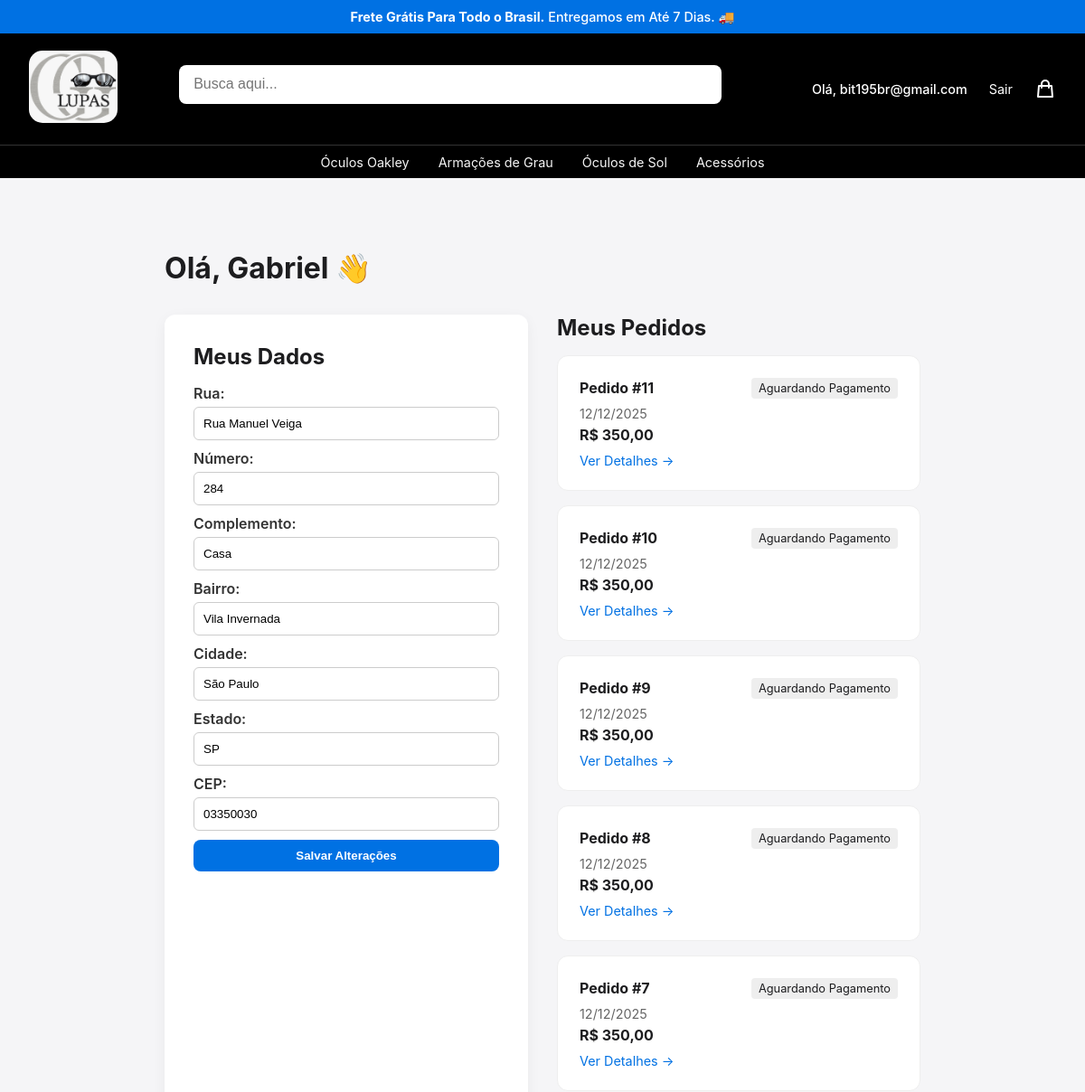
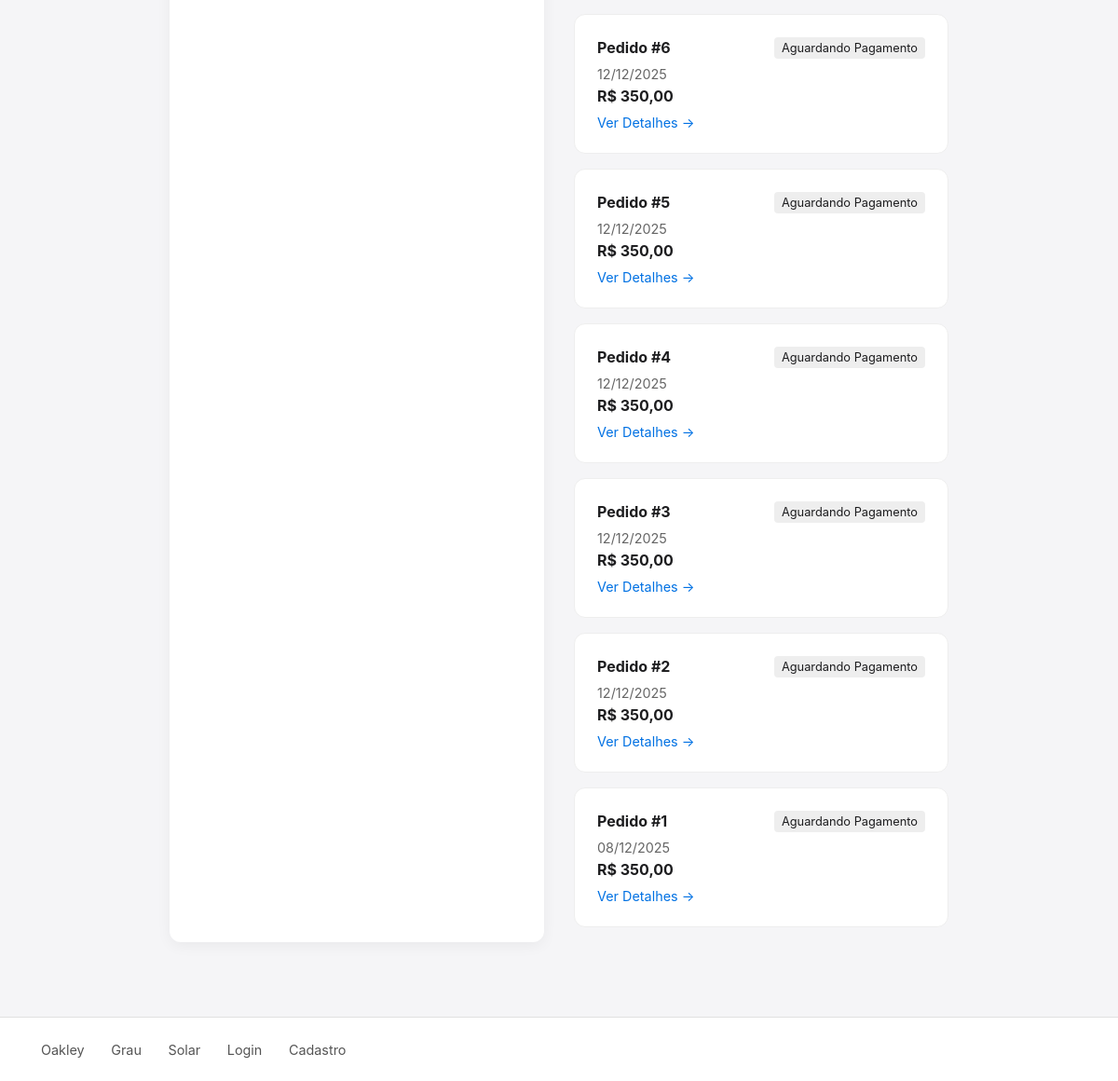
/minha-conta/ (signed in), run on the app's committed database (2 pictures, top to bottom).
### store/models.py (models this page shows, shortened)
class CustomUser(AbstractUser):
    email = models.EmailField(unique=True)
    phone = models.CharField(max_length=15, blank=True, null=True)
    cep = models.CharField("CEP", max_length=9, blank=True, default="")
    rua = models.CharField("Rua", max_length=100, blank=True, default="")
    numero = models.CharField("Número", max_length=10, blank=True, default="")
    complemento = models.CharField("Complemento", max_length=50, blank=True, default="")
    bairro = models.CharField("Bairro", max_length=100, blank=True, default="")
    cidade = models.CharField("Cidade", max_length=100, blank=True, default="")
    estado = models.CharField("Estado", max_length=2, blank=True, default="")
    USERNAME_FIELD = 'email'
    REQUIRED_FIELDS = ['username', 'first_name', 'last_name']

class Order(models.Model):
    user = models.ForeignKey(CustomUser, on_delete=models.CASCADE, related_name='orders')
    full_name = models.CharField(max_length=100, verbose_name="Nome Completo")
    email = models.EmailField()
    phone = models.CharField(max_length=20)
    address = models.TextField(verbose_name="Endereço de Entrega")
    total_price = models.DecimalField(max_digits=10, decimal_places=2)
    status = models.CharField(max_length=20, choices=STATUS_CHOICES, default='pendente')
    tracking_code = models.CharField(max_length=50, blank=True, null=True, verbose_name="Código de Rastreio")
    created_at = models.DateTimeField(auto_now_add=True)
    updated_at = models.DateTimeField(auto_now=True)

### store/views.py (the view)
# urls.py: path('minha-conta/', views.profile_view, name='profile_view'),
@login_required
def profile_view(request):
    if request.method == 'POST':
        form = AddressForm(request.POST)
        if form.is_valid():
            dados = form.cleaned_data
            user = request.user
            user.rua = dados['rua']
            user.numero = dados['numero']
            user.complemento = dados['complemento']
            user.bairro = dados['bairro']
            user.cidade = dados['cidade']
            user.estado = dados['estado']
            user.cep = dados['cep']
            user.save()
            return redirect('profile')
    else:
        initial_data = {
            'rua': request.user.rua,
            'numero': request.user.numero,
            'complemento': request.user.complemento,
            'bairro': request.user.bairro,
            'cidade': request.user.cidade,
            'estado': request.user.estado,
            'cep': request.user.cep,
        }
        form = AddressForm(initial=initial_data)
    orders = Order.objects.filter(user=request.user).order_by('-created_at')
    return render(request, 'profile.html', {'form': form, 'orders': orders})

### store/forms.py
class AddressForm(forms.ModelForm):
    class Meta:
        model = Address
        fields = ['street', 'number', 'neighborhood', 'city', 'state', 'zip_code']
        widgets = {
            'street': forms.TextInput(attrs={'class': 'form-control', 'placeholder': 'Rua'}),
            'number': forms.TextInput(attrs={'class': 'form-control', 'placeholder': 'Número'}),
            'neighborhood': forms.TextInput(attrs={'class': 'form-control', 'placeholder': 'Bairro'}),
            'city': forms.TextInput(attrs={'class': 'form-control', 'placeholder': 'Cidade'}),
            'state': forms.TextInput(attrs={'class': 'form-control', 'placeholder': 'Estado (UF)'}),
            'zip_code': forms.TextInput(attrs={'class': 'form-control', 'placeholder': 'CEP'}),
        }

### store/templates/profile.html (shortened to what this page needs)
{% extends 'base.html' %}
{% load humanize %}
{% block content %}
<div style="max-width: 900px; margin: 3rem auto; padding: 2rem;">
    <h1 style="margin-bottom: 2rem;">Olá, {{ user.first_name }} 👋</h1>
    <div style="display: grid; grid-template-columns: 1fr 1fr; gap: 2rem;">
        <div style="background: white; padding: 2rem; border-radius: 12px; box-shadow: 0 4px 15px rgba(0,0,0,0.05);">
            <h2 style="font-size: 1.5rem; margin-bottom: 1rem;">Meus Dados</h2>
            <form method="post">
                {{ form.as_p }}
                <button type="submit" style="background: #0071e3; color: white; border: none; padding: 10px 20px; border-radius: 8px; cursor: pointer; width: 100%; font-weight: bold;">
                    Salvar Alterações
                </button>
            </form>
        </div>
        <div>
            <h2 style="font-size: 1.5rem; margin-bottom: 1rem;">Meus Pedidos</h2>
            {% for order in orders %}
                <div style="background: white; padding: 1.5rem; border-radius: 12px; margin-bottom: 1rem; border: 1px solid #eee;">
                    <div style="display: flex; justify-content: space-between; align-items: center; margin-bottom: 0.5rem;">
                        <strong>Pedido #{{ order.id }}</strong>
                        <span style="background: #eee; padding: 4px 8px; border-radius: 4px; font-size: 0.8rem;">{{ order.get_status_display }}</span>
                    </div>
                    <p style="color: #666; font-size: 0.9rem;">{{ order.created_at|date:"d/m/Y" }}</p>
                    <p style="font-weight: bold; margin-top: 5px;">R$ {{ order.total_price|intcomma }}</p>
                    <a href="{% url 'order_detail' order.id %}" style="display: block; margin-top: 10px; color: #0071e3; text-decoration: none; font-size: 0.9rem;">Ver Detalhes →</a>
                </div>
            {% empty %}
                <p>Você ainda não fez pedidos.</p>
            {% endfor %}
        </div>
    </div>
</div>
{% endblock %}

### templates/base.html (shortened to what this page needs)
{% load static %}
<!DOCTYPE html>
<html lang="pt-br">
<head>
</head>
<body>
    <div class="top-banner">
        <p><strong>Frete Grátis Para Todo o Brasil.</strong> Entregamos em Até 7 Dias. 🚚</p>
    </div>
    <header>
        <div class="header-main">
            <a href="{% url 'product_list' %}" class="logo">
                <img src="{% static 'img/lupa.jpg' %}" alt="Minha Ótica">
            </a>
            <form class="search-bar" action="{% url 'search_view' %}" method="get">
                <input type="text" name="q" placeholder="Busca aqui...">
            </form>
            <div class="user-actions">
                {% if user.is_authenticated %}
                    <a href="{% url 'profile_view' %}"> <svg class="icon" ...>...</svg>
                        <span class="username">Olá, {{ user.username }}</span>
                    </a>
                    <a href="{% url 'logout' %}">Sair</a>
                {% else %}
                    <a href="{% url 'login' %}">
                        <svg class="icon" fill="currentColor" viewBox="0 0 20 20"><path fill-rule="evenodd" d="M10 9a3 3 0 100-6 3 3 0 000 6zm-7 9a7 7 0 1114 0H3z" clip-rule="evenodd"></path></svg>
                        <span>Bem vindo!!<br>Entre ou cadastre-se</span>
                    </a>
                {% endif %}
                <a href="{% url 'cart_view' %}" title="Ver meu Carrinho">
                    <svg class="icon" fill="none" stroke="currentColor" viewBox="0 0 24 24">
                        <path stroke-linecap="round" stroke-linejoin="round" stroke-width="2" d="M16 11V7a4 4 0 00-8 0v4M5 9h14l1 12H4L5 9z"></path>
                    </svg>
                </a>
            </div>
        </div>
        <nav class="header-nav">
            <ul>
                <li><a href="{% url 'category_view' category_name='oakley' %}">Óculos Oakley</a></li>
                <li><a href="{% url 'category_view' category_name='grau' %}">Armações de Grau</a></li>
                <li><a href="{% url 'category_view' category_name='solar' %}">Óculos de Sol</a></li>
                <li><a href="{% url 'category_view' category_name='acessorios' %}">Acessórios</a></li>
            </ul>
        </nav>
    </header>
    <main>
        {% block content %}
        {% endblock %}
    </main>
<footer class="footer-basic">
    <div class="footer-links">
        <a href="{% url 'category_view' category_name='oakley' %}">Oakley</a>
        <a href="{% url 'category_view' category_name='grau' %}">Grau</a>
        <a href="{% url 'category_view' category_name='solar' %}">Solar</a>
        <a href="{% url 'login' %}">Login</a>
        <a href="{% url 'register_or_login' %}">Cadastro</a>
    </div>
</footer>
</body>
</html>

### templates/base.html (style rules this page uses)
* { margin: 0; padding: 0; box-sizing: border-box; }
:root { --primary-color: #0071e3; --text-color: #1d1d1f; --secondary-text-color: #86868b; --border-color: #d2d2d7; --yellow-button-color: #ffc107; }
body { font-family: -apple-system, BlinkMacSystemFont, "Segoe UI", Roboto, Helvetica, Arial, sans-serif; background-color: #f5f5f7; color: var(--text-color); }
a { text-decoration: none; }
.header-main { background-color: #000; color: #fff; padding: 1.2rem 2rem; display: flex; justify-content: space-between; align-items: center; }
.header-main .logo img { height: 40px; }
.search-bar { flex-grow: 1; max-width: 600px; margin: 0 2rem; }
.search-bar input { width: 100%; padding: 0.8rem 1rem; border: none; border-radius: 8px; font-size: 1rem; }
.user-actions { display: flex; align-items: center; gap: 1.5rem; }
.user-actions a { color: #fff; display: flex; align-items: center; gap: 0.5rem; font-size: 0.9rem; }
.user-actions .icon { width: 24px; height: 24px; }
.user-actions .username { color: #fff; font-weight: 500; }
.header-nav { background-color: #000; border-top: 1px solid #333; padding: 0.5rem 2rem; display: flex; justify-content: center; align-items: center; }
.header-nav ul { margin: 0; padding: 0; list-style: none; display: flex; gap: 2rem; }
.header-nav a { color: #f5f5f5; font-size: 0.9rem; padding: 0.5rem 0; transition: color 0.2s; }
.header-main .logo img { height: 80px; border-radius: 15px; transition: all 0.3s ease; }
.footer-basic { background-color: #ffffff; border-top: 1px solid #e1e1e1; padding: 1.5rem 2rem; margin-top: 3rem; }
.footer-links a, .footer-contact a { color: #555; text-decoration: none; margin: 0 0.75rem; font-size: 0.9rem; transition: color 0.2s; }
.top-banner { background-color: #0071e3; color: #fff; text-align: center; padding: 0.6rem 1rem; font-size: 0.9rem; font-weight: 500; }
.top-banner p { margin: 0; }

### store/templates/profile.html (style rules this page uses)
input { width: 100%; padding: 10px; margin-bottom: 10px; border: 1px solid #ccc; border-radius: 6px; box-sizing: border-box; }
label { display: block; margin-bottom: 5px; font-weight: 600; color: #333; }

### data on the page
CustomUser: username "bit195br@gmail.com", first_name "Gabriel", rua "Rua Manuel Veiga", numero "284", complemento "Casa", bairro "Vila Invernada", cidade "São Paulo", estado "SP", cep "03350030"
Order: id "11", status "Aguardando Pagamento", created_at "12/12/2025", total_price "350,00"
Order: id "10", status "Aguardando Pagamento", created_at "12/12/2025", total_price "350,00"
Order: id "9", status "Aguardando Pagamento", created_at "12/12/2025", total_price "350,00"
Order: id "8", status "Aguardando Pagamento", created_at "12/12/2025", total_price "350,00"
Order: id "7", status "Aguardando Pagamento", created_at "12/12/2025", total_price "350,00"
Order: id "6", status "Aguardando Pagamento", created_at "12/12/2025", total_price "350,00"
Order: id "5", status "Aguardando Pagamento", created_at "12/12/2025", total_price "350,00"
Order: id "4", status "Aguardando Pagamento", created_at "12/12/2025", total_price "350,00"
Order: id "3", status "Aguardando Pagamento", created_at "12/12/2025", total_price "350,00"
Order: id "2", status "Aguardando Pagamento", created_at "12/12/2025", total_price "350,00"
Order: id "1", status "Aguardando Pagamento", created_at "08/12/2025", total_price "350,00"
